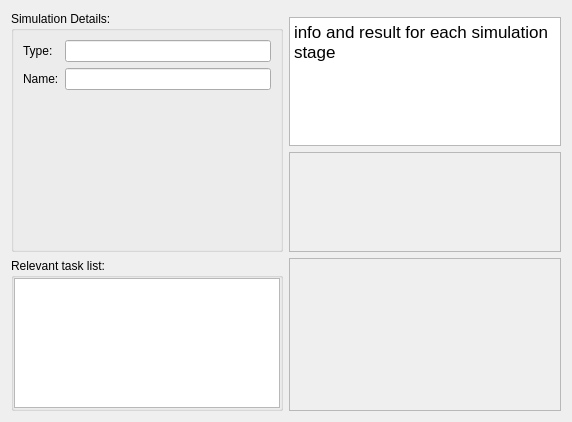
<?xml version="1.0" encoding="UTF-8"?>
<ui version="4.0">
 <class>CWE06</class>
 <widget class="QWidget" name="CWE06">
  <property name="geometry">
   <rect>
    <x>0</x>
    <y>0</y>
    <width>572</width>
    <height>422</height>
   </rect>
  </property>
  <property name="windowTitle">
   <string>Form</string>
  </property>
  <layout class="QGridLayout" name="gridLayout">
   <item row="5" column="0">
    <widget class="QGroupBox" name="groupBox_2">
     <property name="title">
      <string>Relevant task list:</string>
     </property>
     <layout class="QGridLayout" name="gridLayout_3">
      <property name="leftMargin">
       <number>0</number>
      </property>
      <property name="topMargin">
       <number>0</number>
      </property>
      <property name="rightMargin">
       <number>0</number>
      </property>
      <property name="bottomMargin">
       <number>0</number>
      </property>
      <item row="0" column="0">
       <widget class="QListView" name="listView"/>
      </item>
     </layout>
    </widget>
   </item>
   <item row="1" column="1">
    <widget class="QTextEdit" name="textEdit">
     <property name="html">
      <string>&lt;!DOCTYPE HTML PUBLIC &quot;-//W3C//DTD HTML 4.0//EN&quot; &quot;http://www.w3.org/TR/REC-html40/strict.dtd&quot;&gt;
&lt;html&gt;&lt;head&gt;&lt;meta name=&quot;qrichtext&quot; content=&quot;1&quot; /&gt;&lt;style type=&quot;text/css&quot;&gt;
p, li { white-space: pre-wrap; }
&lt;/style&gt;&lt;/head&gt;&lt;body style=&quot; font-family:'.SF NS Text'; font-size:13pt; font-weight:400; font-style:normal;&quot;&gt;
&lt;p style=&quot; margin-top:0px; margin-bottom:0px; margin-left:0px; margin-right:0px; -qt-block-indent:0; text-indent:0px;&quot;&gt;info and result for each simulation stage&lt;/p&gt;&lt;/body&gt;&lt;/html&gt;</string>
     </property>
    </widget>
   </item>
   <item row="0" column="0" rowspan="4">
    <widget class="QGroupBox" name="groupBox">
     <property name="title">
      <string>Simulation Details:</string>
     </property>
     <layout class="QGridLayout" name="gridLayout_2">
      <item row="1" column="1">
       <widget class="QLineEdit" name="lineEdit_2"/>
      </item>
      <item row="1" column="0">
       <widget class="QLabel" name="label_3">
        <property name="text">
         <string>Name:</string>
        </property>
       </widget>
      </item>
      <item row="0" column="1">
       <widget class="QLineEdit" name="lineEdit"/>
      </item>
      <item row="2" column="1">
       <spacer name="verticalSpacer">
        <property name="orientation">
         <enum>Qt::Vertical</enum>
        </property>
        <property name="sizeHint" stdset="0">
         <size>
          <width>20</width>
          <height>40</height>
         </size>
        </property>
       </spacer>
      </item>
      <item row="0" column="0">
       <widget class="QLabel" name="label_2">
        <property name="text">
         <string>Type:</string>
        </property>
       </widget>
      </item>
     </layout>
    </widget>
   </item>
   <item row="5" column="1">
    <widget class="QFrame" name="frame">
     <property name="minimumSize">
      <size>
       <width>0</width>
       <height>100</height>
      </size>
     </property>
     <property name="frameShape">
      <enum>QFrame::StyledPanel</enum>
     </property>
     <property name="frameShadow">
      <enum>QFrame::Raised</enum>
     </property>
    </widget>
   </item>
   <item row="2" column="1" rowspan="2">
    <widget class="QFrame" name="frame_2">
     <property name="minimumSize">
      <size>
       <width>0</width>
       <height>100</height>
      </size>
     </property>
     <property name="frameShape">
      <enum>QFrame::StyledPanel</enum>
     </property>
     <property name="frameShadow">
      <enum>QFrame::Raised</enum>
     </property>
    </widget>
   </item>
  </layout>
 </widget>
 <resources/>
 <connections/>
</ui>
